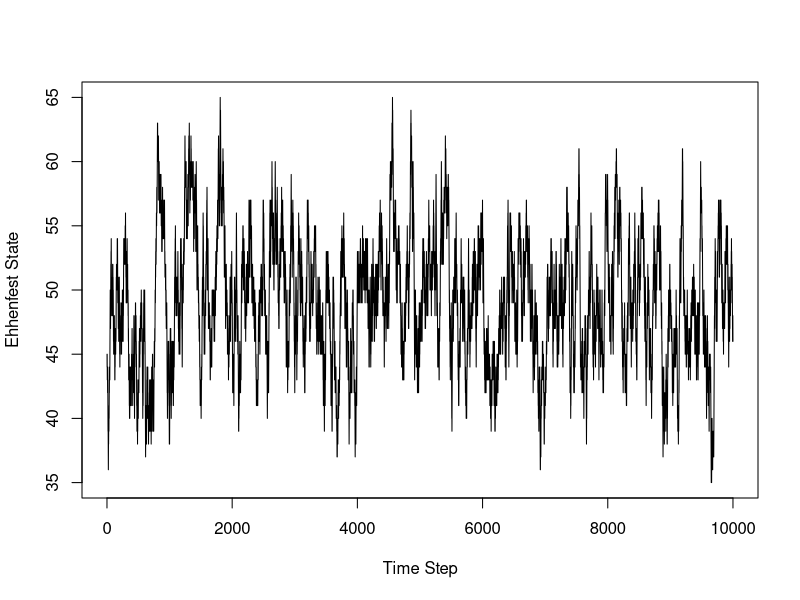

The R script that drew this image:
## This script illustrates the ergodic theorem using the Ehrenfest model of diffusion
## Author: Vladimir N. Minin
## last update: 07/11/2021

#' Generate the next state of the Ehrenfest diffusion model
#'
#' @param cur_state Current state of the Ehrenfest diffusion model
#' @param num_mol Total number of moleculers in the Ehrenfest diffusion model
#'
#' @return an integer that is either (cur_state+1) or (cur_state-1)
#'
#' @examples
#' next_state(32, 1000)
next_state = function(cur_state, num_mol){
  return.value=NULL

  if (runif(1)<cur_state/num_mol){
    return_value = cur_state-1
  }else{
    return_value = cur_state+1
  }

  return(return_value)
}

## set the number of molecules and the number of iterations
my_num_mol = 100
sim_size = 10000

## initialize the chain
my_draws = numeric(sim_size)
my_draws[1] = sample(c(0:my_num_mol), size=1)

## run the Markov chain

for (i in 2:sim_size){
  my_draws[i] = next_state(my_draws[i-1], my_num_mol)
}

## plot the chain

plot(1:sim_size, my_draws, type="l", ylab="Ehhenfest State", xlab="Time Step")


## get the "time averages"
mean(my_draws)
var(my_draws)

## get the "space averages," theoretical binomial
## mean and variance
my_num_mol/2
my_num_mol/4
